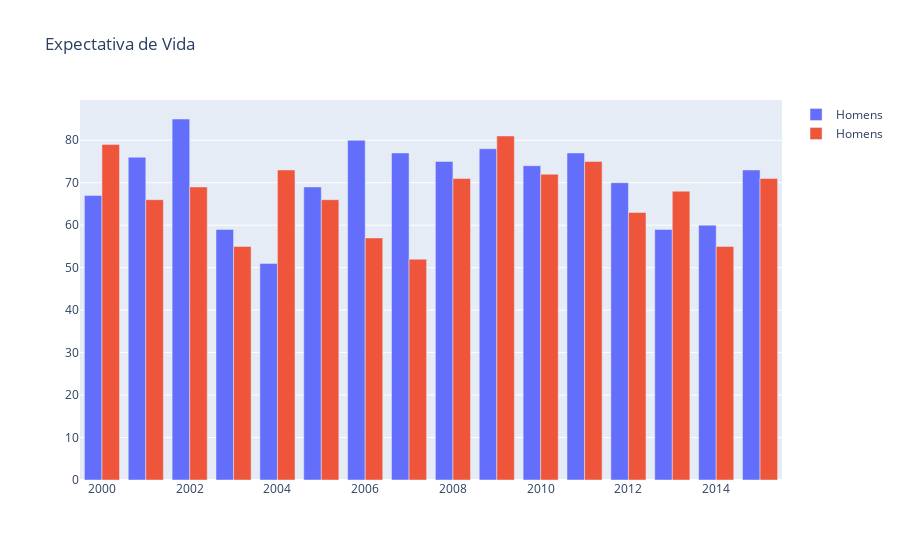

Notebook source saved alongside this figure:
### Markdown cell above
Com base nisso podemos dizer que os dados populacionais referentes a Angola estão incorrectos, que nos leva a uma colecta de dado melhor caso haja a necessidade de uma analise mais seria , na qual haja a necessidade de extrair valor para o negocio dela.

---

### 2. Expectativa de Vida

Comparar a expectativa de vida entre homens e mulheres em diferentes países e anos.

|Fato|Dimensão|Tipo de Grafico recomendado|Descrição|
|----|--------|---------------------------|---------|
|Life expectancy (men), Life expectancy (woman)|Year|grafico de barra |comparação entre as expectativas de vida|

Identificar tendências e mudanças na expectativa de vida ao longo do tempo.

|Fato|Dimensão|Tipo de Grafico recomendado|Descrição|
|----|--------|---------------------------|---------|
|Life expectancy (men), Life expectancy (woman)|Year|grafico de linha |tendencias ao longo do tempo na expectativa de vida|

### Code cell
#@title: Comparar a expectativa de vida entre homens e mulheres em diferentes países e anos.

plot = pg.Figure(
    data=[pg.Bar(name='Homens',x=Angola['Year'], y=Angola['Life expectancy (men)'], orientation='v'),
          pg.Bar(name='Homens',x=Angola['Year'], y=Angola['Life expectancy(women)'], orientation='v')]
)

# Add titulo, e forma ao grafico
plot.update_layout(
    title="Expectativa de Vida"
)

# Plotando o grafico
plot.show()

### Figure 1 — Plotly figure (JSON) as saved in the notebook; plotly's stock layout.template omitted (floating-point values rounded to 4 significant figures)
{"data": [{"name": "Homens", "orientation": "v", "type": "bar", "x": [2015, 2014, 2013, 2012, 2011, 2010, 2009, 2008, 2007, 2006, 2005, 2004, 2003, 2002, 2001, 2000], "y": [73, 60, 59, 70, 77, 74, 78, 75, 77, 80, 69, 51, 59, 85, 76, 67]}, {"name": "Homens", "orientation": "v", "type": "bar", "x": [2015, 2014, 2013, 2012, 2011, 2010, 2009, 2008, 2007, 2006, 2005, 2004, 2003, 2002, 2001, 2000], "y": [71, 55, 68, 63, 75, 72, 81, 71, 52, 57, 66, 73, 55, 69, 66, 79]}], "layout": {"title": {"text": "Expectativa de Vida"}}}
